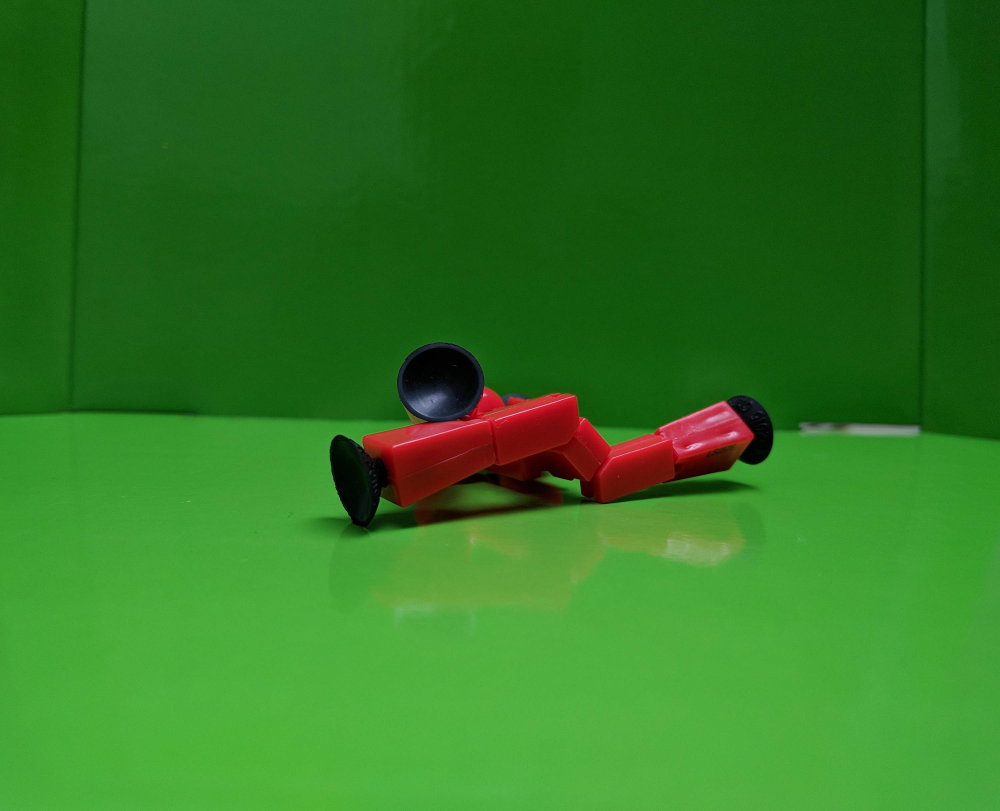
#> input picture testImages/pic1.jpg, 3000 x 2432 px, given in place of the camera (shown at 1/3 size)
$ python greenScreen-1.py   (older library calls are emulated)
#> lines starting #> are read from the running program, lines starting #| are printed output that depends on the picture; after the words box and inside, x2 and y2 are one past the last pixel; in counts of white or black regions, pixels touching at a corner belong together
import cv2
import numpy as np


def imageOverlayF(foreGroundImage,background):
	global outImage
	# Read the foreground image with alpha channel
	foreGroundImage = cv2.resize(foreGroundImage,(1920,1080))

	# Split png foreground image
	b,g,r,a = cv2.split(foreGroundImage)

	# Save the foregroung RGB content into a single object
	foreground = cv2.merge((b,g,r))

	# Save the alpha information into a single Mat
	alpha = cv2.merge((a,a,a))

	# Read background image
	# background = cv2.imread("testImages/background.jpg")

	# Convert uint8 to float
	foreground = foreground.astype(float)
	background = background.astype(float)
	alpha = alpha.astype(float)/255

	# Perform alpha blending
	foreground = cv2.multiply(alpha, foreground)
	background = cv2.multiply(1.0 - alpha, background)
	outImage = cv2.add(foreground, background)

	# outImage = cv2.blur(outImage,(2,2))
	cv2.imwrite("output-image.png", outImage)

if __name__ == "__main__":
	print("App is started!")
	cap = cv2.VideoCapture(0)
	cap.set(3, 1920)
	cap.set(4, 1080)
	_, frame = cap.read()
#> frame is the input picture: shape (2432, 3000, 3); mean B, G, R 34.1, 118.9, 47.4
	print(str(frame.shape))
#| (2432, 3000, 3)
	print("Photo is captured!")
	img = frame

	lowerBound=np.array([33, 80, 40])
	upperBound=np.array([102, 255, 255])

	kernelOpen=np.ones((1, 1))
	kernelClose=np.ones((10, 10))


	bgImage = cv2.imread("testImages/background.png")
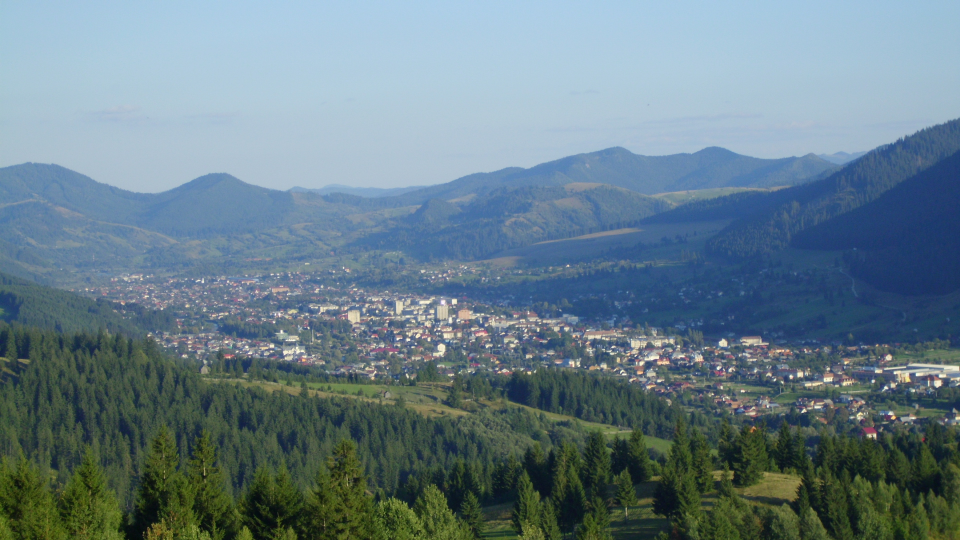
#> input picture testImages/background.png, 1920 x 1080 px (shown at 1/2 size)
#> bgImage is the input picture: shape (1080, 1920, 3); mean B, G, R 136.2, 125.7, 103.7
	img = cv2.resize(img, (1920, 1080))
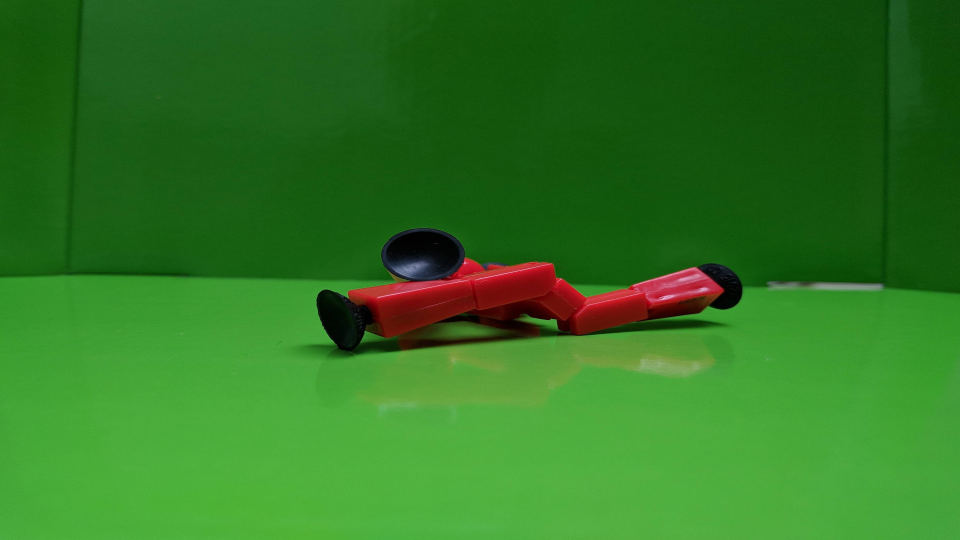
#> img: shape (1080, 1920, 3) (shown at 1/2 size); mean B, G, R 34, 118.8, 47.3
	height, width, _ = img.shape
#> height = 1080; width = 1920
	blankImage = np.zeros((height, width, 4), np.uint8)


	#convert BGR to HSV
	imgHSV = cv2.cvtColor(img, cv2.COLOR_BGR2HSV)
#> imgHSV: shape (1080, 1920, 3); mean H, S, V 57.4, 191.7, 122.3
	# create the Mask
	mask = cv2.inRange(imgHSV, lowerBound,upperBound)
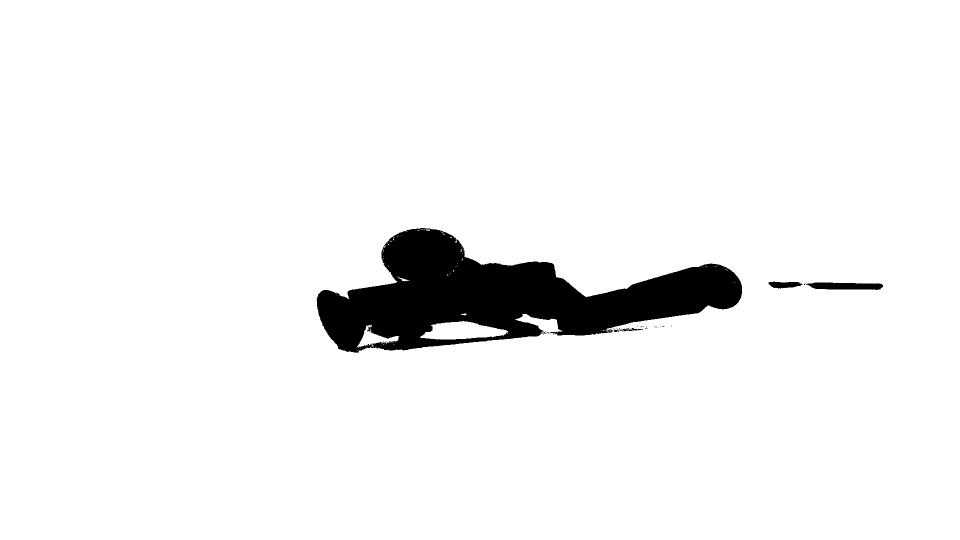
#> mask: shape (1080, 1920) (shown at 1/2 size); 95% white; 35 black regions (30 under 20 px), largest, box (x1, y1, x2, y2) and area: (633, 456, 1484, 706) 101887, (1611, 565, 1766, 580) 1815, (1537, 563, 1605, 577) 661, (1238, 656, 1286, 663) 139, (1228, 659, 1238, 664) 30
	#morphology
	maskOpen = cv2.morphologyEx(mask, cv2.MORPH_OPEN, kernelOpen)
	maskClose = cv2.morphologyEx(maskOpen, cv2.MORPH_CLOSE, kernelClose)
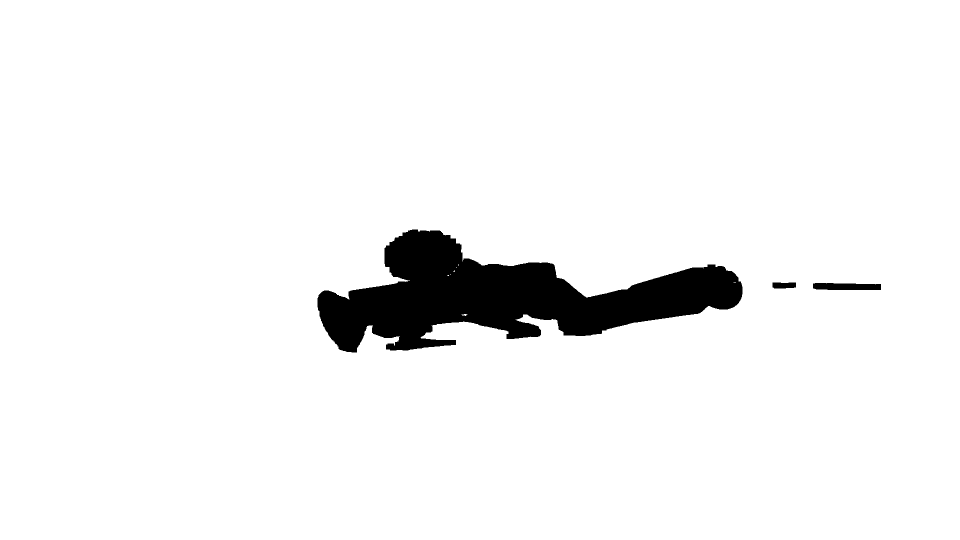
#> maskClose: shape (1080, 1920) (shown at 1/2 size); 95.1% white; 3 black regions

	maskFinal=maskClose
	print(cv2.findContours(maskFinal.copy(), cv2.RETR_EXTERNAL, cv2.CHAIN_APPROX_NONE))
#> (printed output is left out)
	conts, h, w = cv2.findContours(maskFinal.copy(), cv2.RETR_EXTERNAL, cv2.CHAIN_APPROX_NONE)
#> h = 1 contour; box (x1, y1, x2, y2) and area: (0, 0, 1920, 1080) 2070601; w = [[-1, -1, -1, -1]]
	print("Processing image...")
	for x in range(width):
		for y in range(height):
			if mask[y][x] == 0:
				blankImage[y][x][0] = img[y][x][0]
				blankImage[y][x][1] = img[y][x][1]
				blankImage[y][x][2] = img[y][x][2]
				blankImage[y][x][3] = 255
			else:
				blankImage[y][x][0] = 0
				blankImage[y][x][1] = 0
				blankImage[y][x][2] = 0
				blankImage[y][x][3] = 0
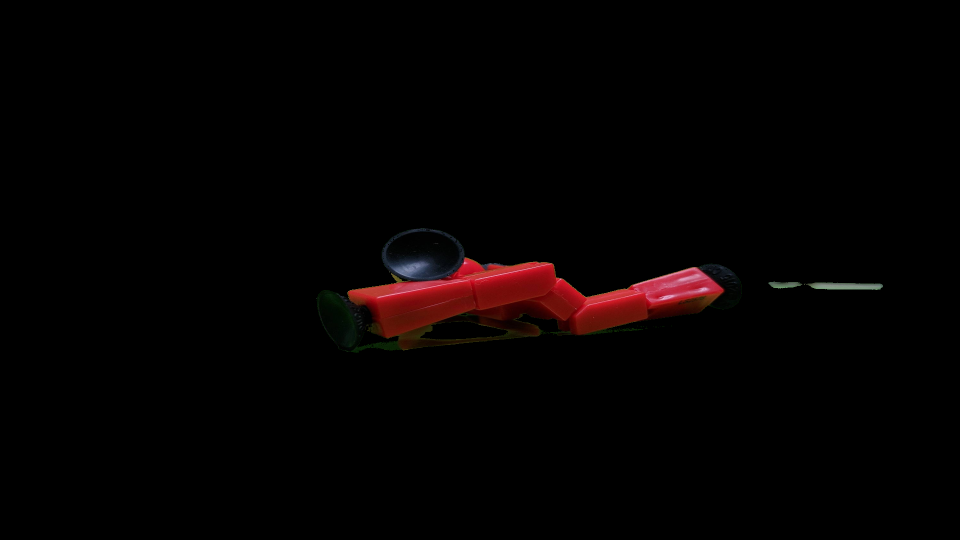
#> blankImage: shape (1080, 1920, 4) (shown at 1/2 size); mean B, G, R, A 1.4, 1.4, 4.7, 12.9
	# blankImage = cv2.blur(blankImage,(2,2))
	blankImage = cv2.GaussianBlur(blankImage,(3, 3), 3)
	imageOverlayF(blankImage, bgImage)
#> in imageOverlayF, `b,g,r,a = cv2.split(foreGroundImage)`:
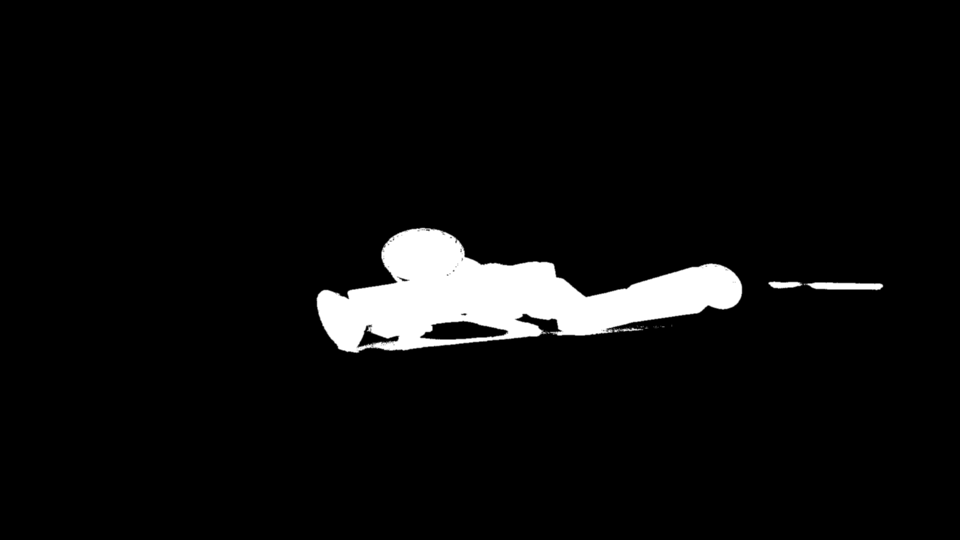
#> a: shape (1080, 1920) (shown at 1/2 size); min 0, max 255, mean 12.9
#> in imageOverlayF, `outImage = cv2.add(foreground, background)`:
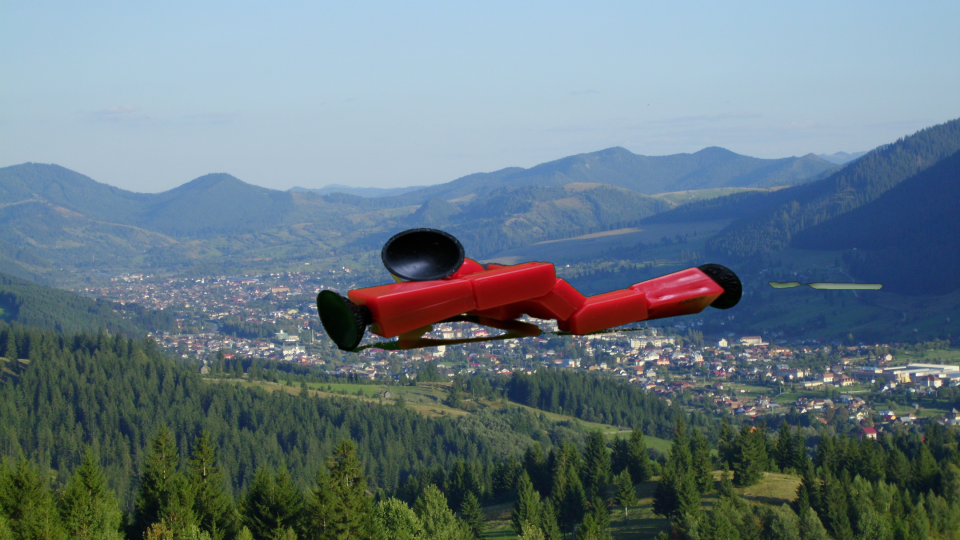
#> outImage: shape (1080, 1920, 3) float64 (shown at 1/2 size); mean of channels 0, 1, 2 130.6, 121.5, 103.9; drawn as B, G, R
	# cv2.waitKey(0)
	print("Process is done!")
